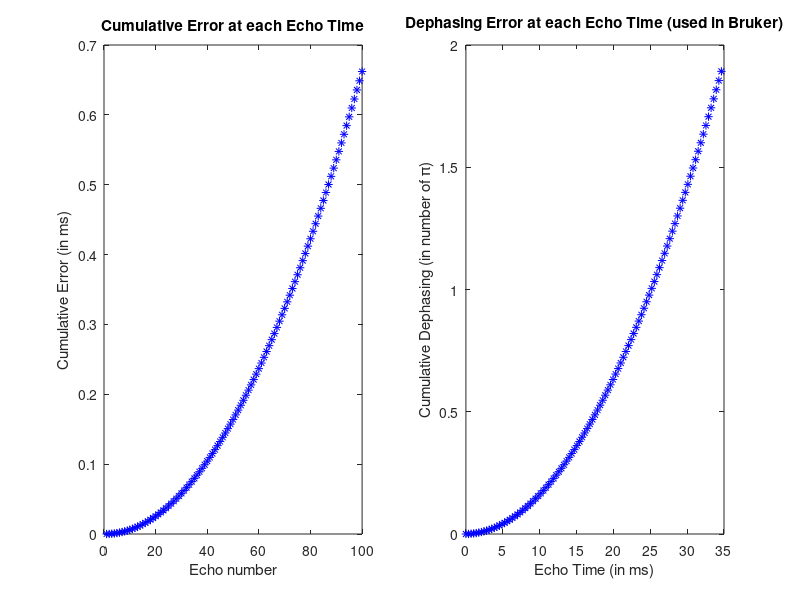

Reproduce this figure in MATLAB.
%% Quantifying the impact of little error in the value of Echo Time for Dixon
%% In phase and Out of phase state

    B0          = 400.313032222786; % MHz
    ChemShift   = 3.57; % ppm
    dF          = B0 * ChemShift; % Hz
    StartPt     = (1 / dF) * 1000.0; % Dixon TE between 2 IP (ms)
    EchoTime    = 0; % (ms)

    nTour       = 1; % Number of 2pi cycles (odd value expected)
    nEchoes     = 100; % Number of desired echoes

    
%% Echo Time Drift
    EchoSpacing = (StartPt / 2) * nTour; % (ms)
    rEchoSpacing= ceil(EchoSpacing*100)/100; % EchoSpacing used in Bruker
    
    AllEchoTimes(1)  = 0;
    rAllEchoTimes(1) = 0;
    for i=2:nEchoes
        AllEchoTimes(i) = AllEchoTimes(i-1) + EchoSpacing;
        rAllEchoTimes(i) = rAllEchoTimes(i-1) + rEchoSpacing;
    end
    
    diff = abs(rAllEchoTimes - AllEchoTimes);
    for i=1:nEchoes   
        Integrated(i) = sum(diff(1:i));
    end
    
%% Phase Drift
    AllPhase  = 2*pi*dF*(AllEchoTimes/1000);
    rAllPhase = 2*pi*dF*(rAllEchoTimes/1000);
    
    pdiff = abs(rAllPhase - AllPhase);
    for i=1:nEchoes   
        Dephasing(i) = sum(pdiff(1:i));
    end
    
    Drift = [AllEchoTimes; rAllEchoTimes; diff; Integrated; AllPhase; rAllPhase]';
    
 %% Plot
 figure('Name','EchoTimeDrift.m :: Error Plot');
    subplot(121);
        plot(1:nEchoes, Integrated, 'b*'); 
        title('Cumulative Error at each Echo Time');
        xlabel('Echo number');
        ylabel('Cumulative Error (in ms)');
    subplot(122);
        plot(rAllEchoTimes, Dephasing/pi,'b*');
        title('Dephasing Error at each Echo Time (used in Bruker)');
        xlabel('Echo Time (in ms)');
        ylabel('Cumulative Dephasing (in number of \pi)');